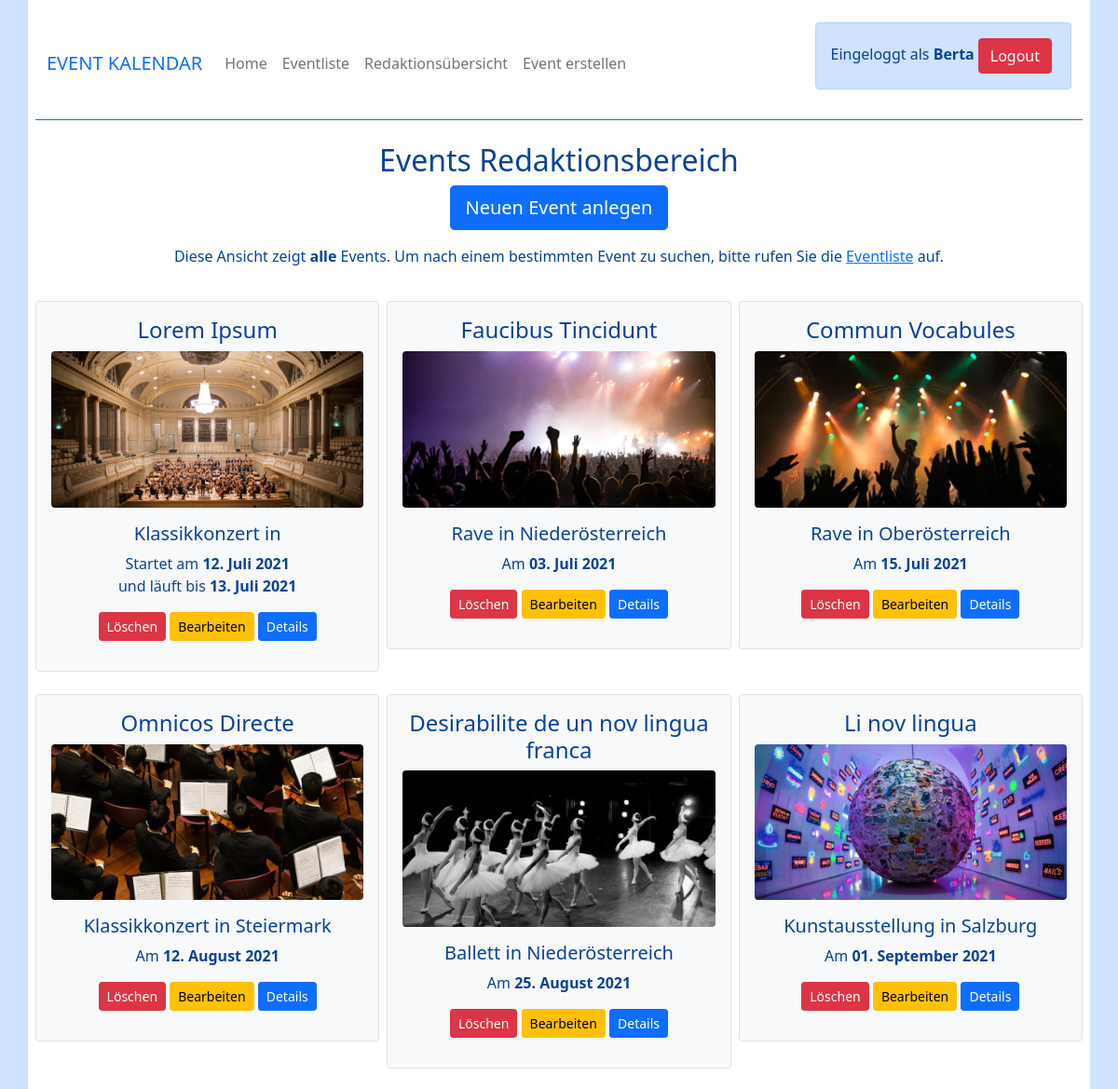
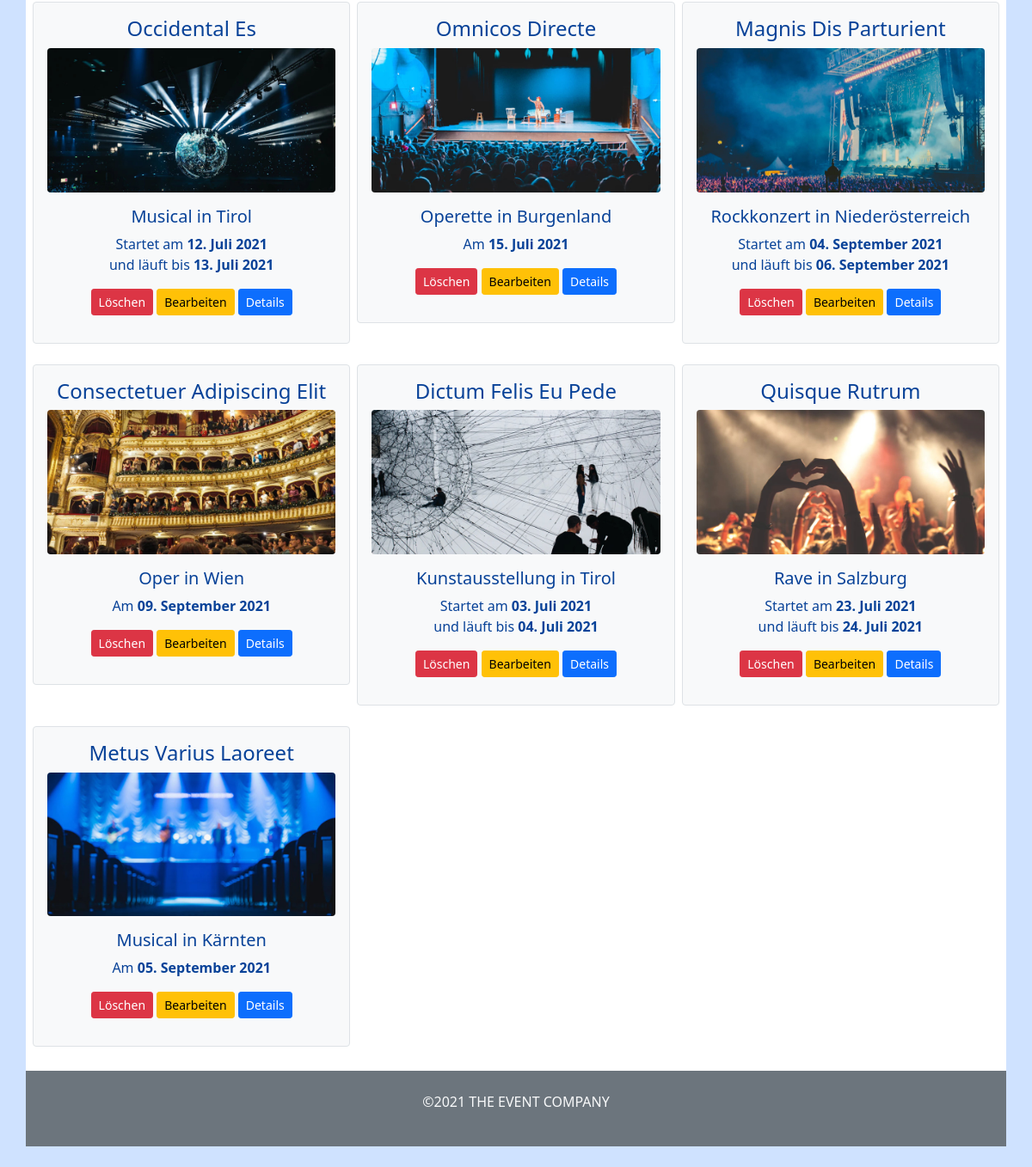
The app's page /editor-overview.php (signed in) with its own data (2 pictures, top to bottom).
### tables this page shows
CREATE TABLE `event` (
  `eventID` int(11) NOT NULL,
  `eventName` varchar(255) NOT NULL,
  `eventStartDatum` date NOT NULL,
  `eventEndDatum` date NOT NULL,
  `eventKategorie` varchar(255) NOT NULL,
  `eventBundesland` varchar(255) NOT NULL,
  `eventBeschreibung` text NOT NULL,
  `eventBild` varchar(100) NOT NULL DEFAULT 'default.jpg'
);

### editor-overview.php (the view, shortened to what this page needs)
<?php
require_once "include/include_db.php";
?>
<?php require_once "include/include_head.php"; ?>
<body class="alert-primary">
    <main class="container bg-white p-2">
        <?php require_once "include/include_nav.php"; ?>
        <div class="row mt-2">
            <div class="col-md-12 text-center">
                <h2 class="fw-light">Events Redaktionsbereich</h2>
                <p><a href="create-event.php" class="btn btn-primary btn-lg">Neuen Event anlegen</a></p>
                <p>Diese Ansicht zeigt <strong>alle</strong> Events. Um nach einem bestimmten Event zu suchen, bitte rufen Sie die <a href="event-list.php">Eventliste</a> auf.</p>
            </div>
        </div>
        <div class="row p-2">
            <?php
            $sql = "SELECT * FROM event";
            $stmt = $db->query($sql);
            $eventMonate = ["Jänner", "Februar", "März", "April", "Mai", "Juni", "Juli", "August", "September", "Oktober", "November", "Dezember"];
            while ($row = $stmt->fetch()) {
                echo "
                    <div class='col-md-4 my-2 p-1'>
                        <div class='border rounded bg-light p-3 text-center'>
                            <h4 class='fw-light'>$row[eventName]</h4>
                            <p><img src='img/$row[eventBild]' alt='$row[eventName]' class='img-fluid rounded'/></p>
                            <h5 class='fw-light'>$row[eventKategorie] in $row[eventBundesland]</h5>
                    ";
                $eventStartDatumExploded = explode("-", $row["eventStartDatum"]);
                $eventEndDatumExploded = explode("-", $row["eventEndDatum"]);
                $eventStartMonatNumerisch = (int)$eventStartDatumExploded[1];
                $eventEndMonatNumerisch = (int)$eventEndDatumExploded[1];
                if ($eventStartMonatNumerisch - 1 >= 0) {
                    $eventStartMonatNumerisch = $eventStartMonatNumerisch - 1;
                } else {
                    $eventStartMonatNumerisch = 0;
                }
                if ($eventEndMonatNumerisch - 1 >= 0) {
                    $eventEndMonatNumerisch = $eventEndMonatNumerisch - 1;
                } else {
                    $eventEndMonatNumerisch = 0;
                }
                if ($eventStartDatumExploded != $eventEndDatumExploded && $eventEndDatumExploded[0] != "0000") {
                    echo "<p>Startet am <strong>$eventStartDatumExploded[2]. $eventMonate[$eventStartMonatNumerisch] $eventStartDatumExploded[0]</strong><br/>und läuft bis <strong>$eventEndDatumExploded[2]. $eventMonate[$eventEndMonatNumerisch] $eventEndDatumExploded[0]</strong></p>";
                } else {
                    echo "<p>Am <strong>$eventStartDatumExploded[2]. $eventMonate[$eventStartMonatNumerisch] $eventStartDatumExploded[0]</strong></p>";
                }
                echo "
                            <p>
                            <a class='btn btn-danger btn-sm' href='?loeschen=$row[eventID]' onclick='return loeschNachfrage()'>Löschen</a>
                            <a class='btn btn-warning btn-sm' href='edit-event.php?eventID=$row[eventID]'>Bearbeiten</a>
                            <a class='btn btn-primary btn-sm' href='event-details.php?eventID=$row[eventID]'>Details</a>
                            </p>
                        </div>
                    </div>
                    ";
            }
            ?>
        </div>
    </main>
    <?php
    require_once "include/include_footer.php";
    ?>

### records on screen
event: eventName "Lorem Ipsum", eventBild (picture), eventKategorie "Klassikkonzert", eventStartDatum "12", eventStartMonatNumerisch "Juli", eventStartDatum "2021", eventEndDatum "13", eventEndMonatNumerisch "Juli", eventEndDatum "2021"
event: eventName "Faucibus Tincidunt", eventBild (picture), eventKategorie "Rave", eventBundesland "Niederösterreich", eventStartDatum "03", eventStartMonatNumerisch "Juli", eventStartDatum "2021"
event: eventName "Commun Vocabules", eventBild (picture), eventKategorie "Rave", eventBundesland "Oberösterreich", eventStartDatum "15", eventStartMonatNumerisch "Juli", eventStartDatum "2021"
event: eventName "Omnicos Directe", eventBild (picture), eventKategorie "Klassikkonzert", eventBundesland "Steiermark", eventStartDatum "12", eventStartMonatNumerisch "August", eventStartDatum "2021"
event: eventName "Desirabilite de un nov lingua franca", eventBild (picture), eventKategorie "Ballett", eventBundesland "Niederösterreich", eventStartDatum "25", eventStartMonatNumerisch "August", eventStartDatum "2021"
event: eventName "Li nov lingua", eventBild (picture), eventKategorie "Kunstausstellung", eventBundesland "Salzburg", eventStartDatum "01", eventStartMonatNumerisch "September", eventStartDatum "2021"
event: eventName "Occidental Es", eventBild (picture), eventKategorie "Musical", eventBundesland "Tirol", eventStartDatum "12", eventStartMonatNumerisch "Juli", eventStartDatum "2021", eventEndDatum "13", eventEndMonatNumerisch "Juli", eventEndDatum "2021"
event: eventName "Omnicos Directe", eventBild (picture), eventKategorie "Operette", eventBundesland "Burgenland", eventStartDatum "15", eventStartMonatNumerisch "Juli", eventStartDatum "2021"
event: eventName "Magnis Dis Parturient", eventBild (picture), eventKategorie "Rockkonzert", eventBundesland "Niederösterreich", eventStartDatum "04", eventStartMonatNumerisch "September", eventStartDatum "2021", eventEndDatum "06", eventEndMonatNumerisch "September", eventEndDatum "2021"
event: eventName "Consectetuer Adipiscing Elit", eventBild (picture), eventKategorie "Oper", eventBundesland "Wien", eventStartDatum "09", eventStartMonatNumerisch "September", eventStartDatum "2021"
event: eventName "Dictum Felis Eu Pede", eventBild (picture), eventKategorie "Kunstausstellung", eventBundesland "Tirol", eventStartDatum "03", eventStartMonatNumerisch "Juli", eventStartDatum "2021", eventEndDatum "04", eventEndMonatNumerisch "Juli", eventEndDatum "2021"
event: eventName "Quisque Rutrum", eventBild (picture), eventKategorie "Rave", eventBundesland "Salzburg", eventStartDatum "23", eventStartMonatNumerisch "Juli", eventStartDatum "2021", eventEndDatum "24", eventEndMonatNumerisch "Juli", eventEndDatum "2021"
event: eventName "Metus Varius Laoreet", eventBild (picture), eventKategorie "Musical", eventBundesland "Kärnten", eventStartDatum "05", eventStartMonatNumerisch "September", eventStartDatum "2021"

### other values on screen
$_SESSION[userName] "Berta"
$currentDate = Date('Y') "2021"
